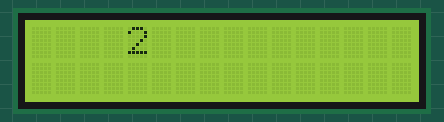
Simulated run of this sketch. Board: Arduino Uno, built with avr-gcc and run on an emulated ATmega328P. Parts: 16×2 character LCD.

Above: at 0.6 s.
At 1.1 s:
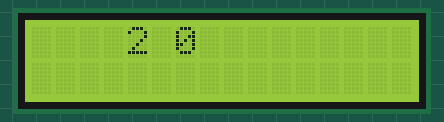
At 1.6 s:
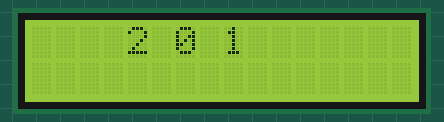

Measured:
- what the display in image 0 shows lasts 0.5 s, from 0.6 s to 1.1 s

The sketch:

LCD_keypad.ino
```cpp
#include <LCD_I2C.h>

LCD_I2C lcd(0x27, 16, 2); // Default address of most PCF8574 modules, change according

uint8_t ho[8] =
{
    0b00100,
    0b11111,
    0b00000,
    0b01110,
    0b10001,
    0b01110,
    0b00100,
    0b11111,
};


void setup()
{
    lcd.begin(); // If you are using more I2C devices using the Wire library use lcd.begin(false)
                 // this stop the library(LCD_I2C) from calling Wire.begin()
    lcd.backlight();

    lcd.createChar(0, ho);

}

void loop()
{

  delay(500);
  lcd.setCursor(4, 0);
  lcd.print('2');

  delay(500);
  lcd.setCursor(6, 0);
  lcd.print('0');

  delay(500);
  lcd.setCursor(8, 0);
  lcd.print('1');

  delay(500);
  lcd.setCursor(10, 0);
  lcd.write(ho);


}
```
